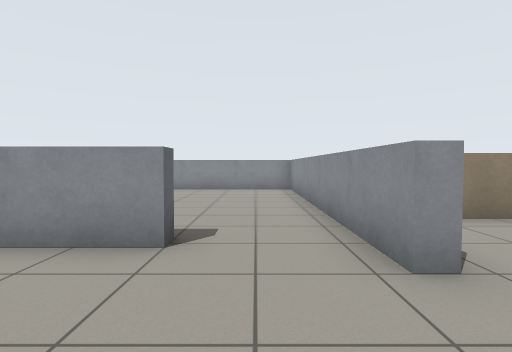
view 1 (above)

24 first-person views from a walk through a robot-simulator world made for Gazebo. The camera is 0.9 m above the floor, tilts 2° down and sees 80° across. Floor lines are 1 m apart. The floor is counted in squares, 1 m on a side. Each view is taken from the middle of a square. On the plan, view 1 faces up. The plan holds only what a view shows up to about 11 squares ahead; the rest is blank.

view 2
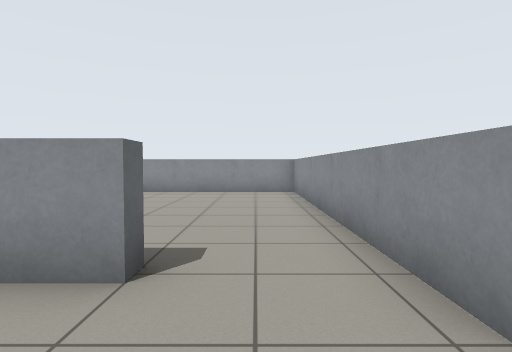

view 3
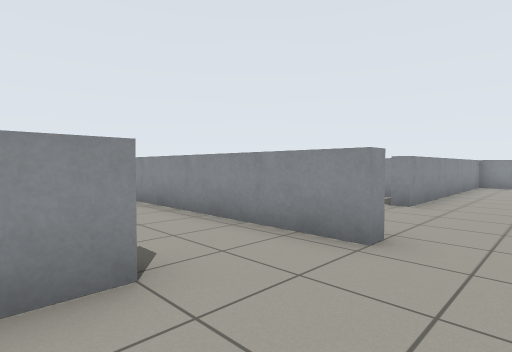

view 4
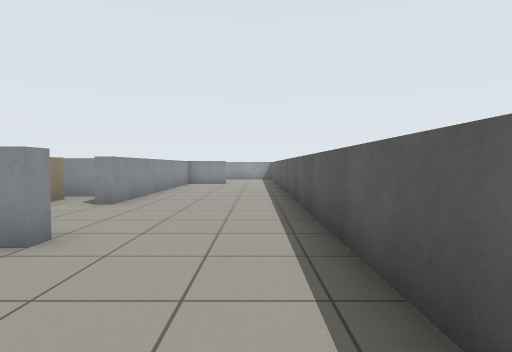

view 5
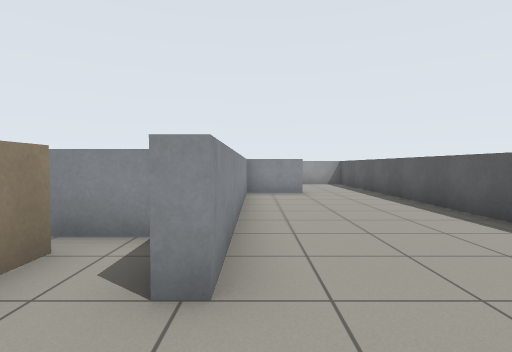

view 6
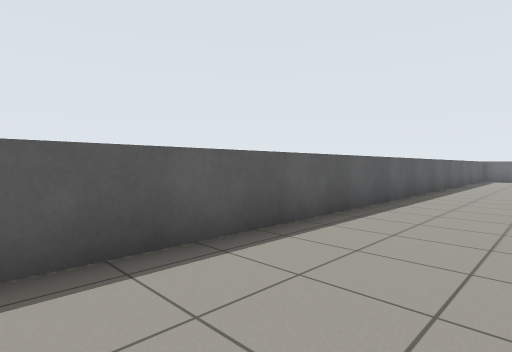

view 7
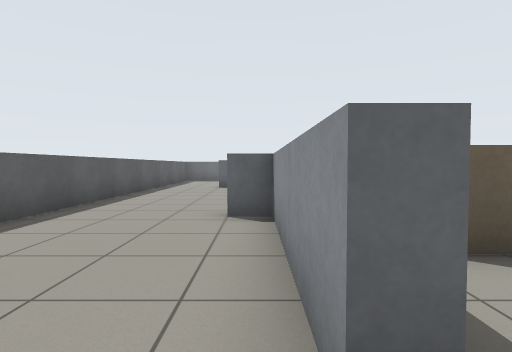

view 8
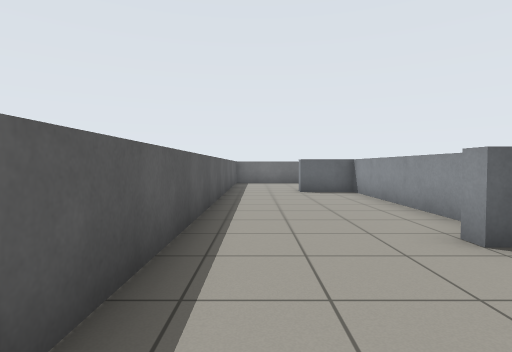

view 9
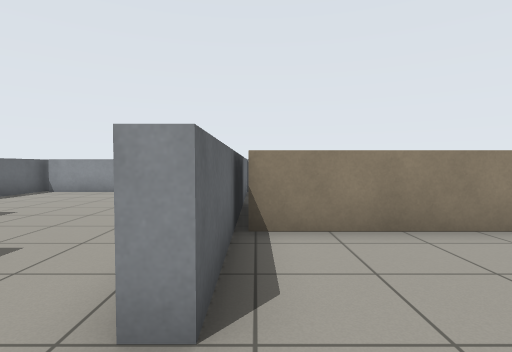

view 10
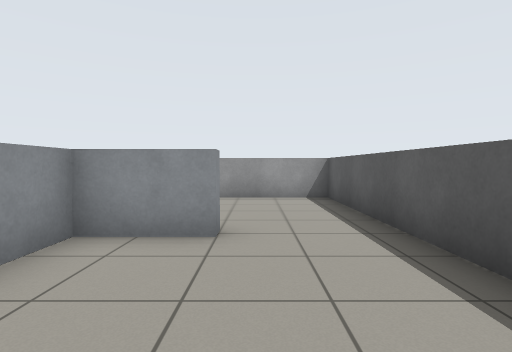

view 11
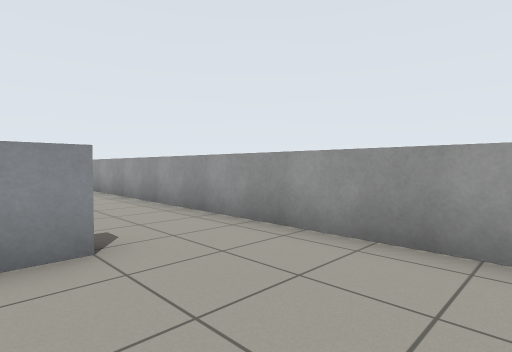

view 12
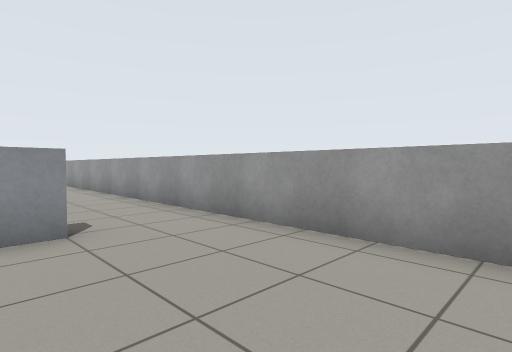

view 13
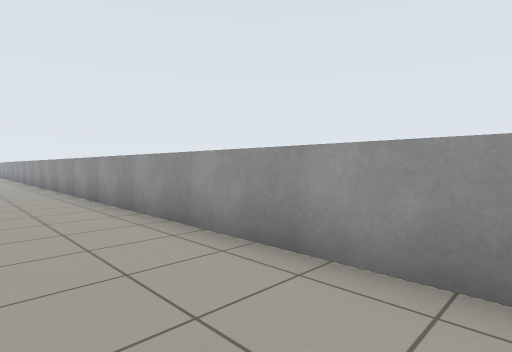

view 14
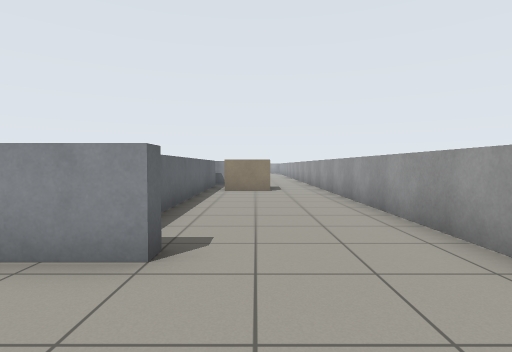

view 15
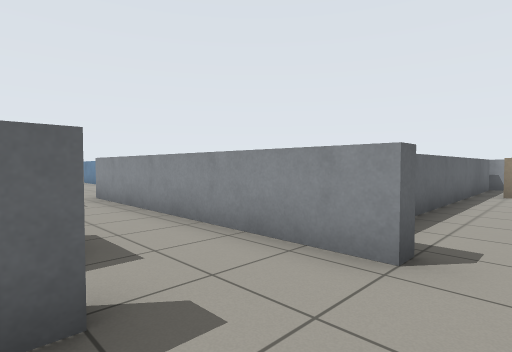

view 16
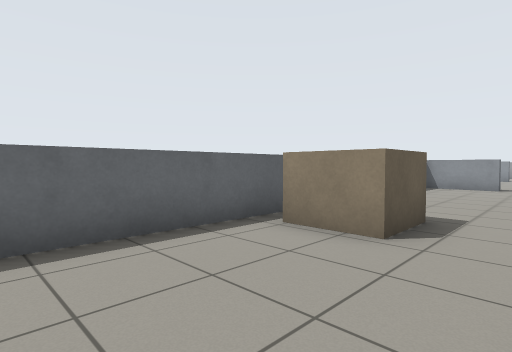

view 17
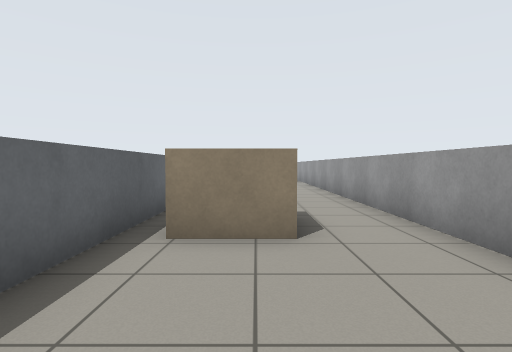

view 18
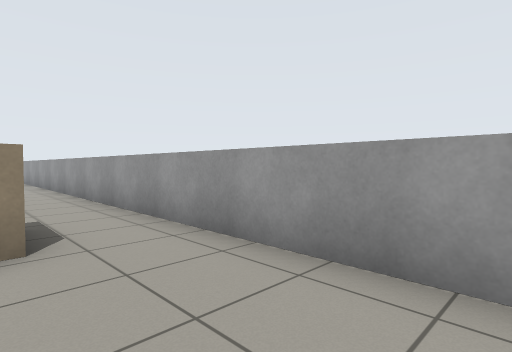

view 19
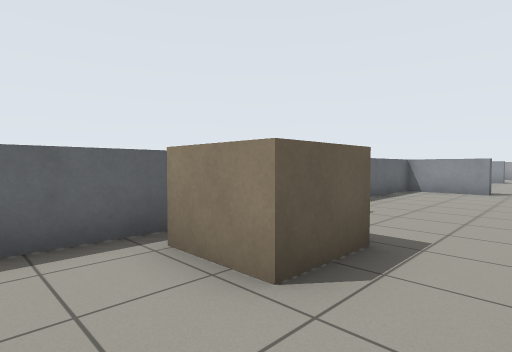

view 20
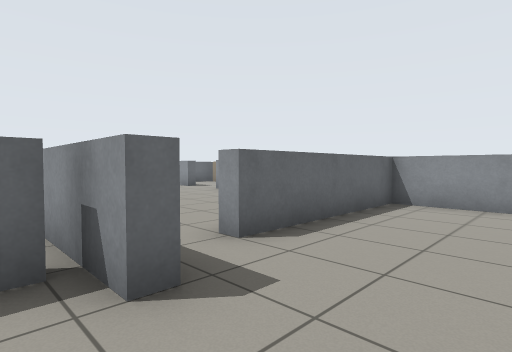

view 21
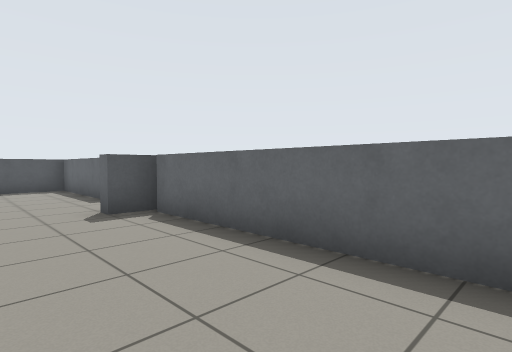

view 22
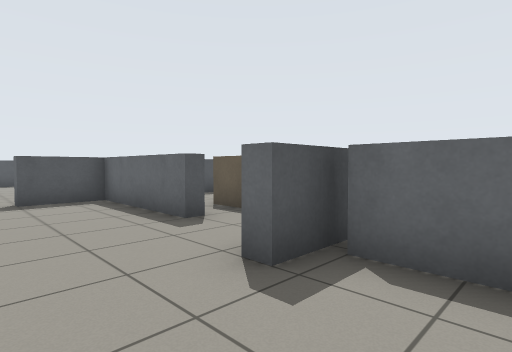

view 23
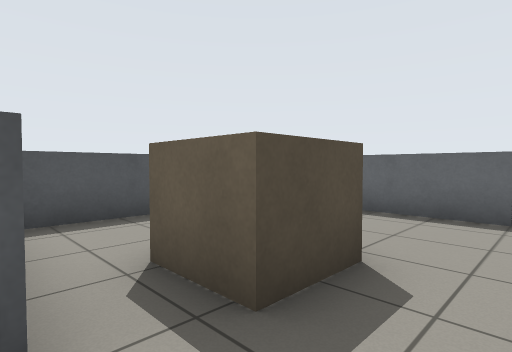

view 24
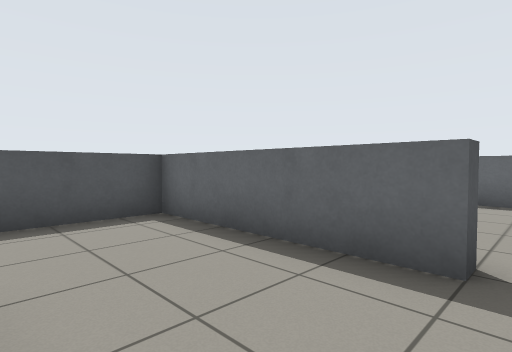

### Floor plan
Key: @ floor where view 1 was taken; # wall or solid block; . floor; B brown box; O other object.
Columns run from 13 left of view 1 to 18 right of it. Each row starts with its distance up from view 1.
 37                             ..
 36                           ###.
 35                           #....#
 34                     ..    #....#
 33                     ....  #....#
 32                       ... #....#
 31                         ..#....#
 30                          ......#
 29                         ###....#
 28                           #....#
 27                           #OO..#
 26                           #OO..#
 25                           #....#
 24                           #....#
 23                           #....#
 22                           #....#
 21                           #....#
 20                           #....#
 19                           #....#
 18                   .########....#
 17                   .............#
 16                #....#..........#
 15                     #...O.#....#
 14                     #.....#....#
 13                     #.....#....#
 12         ########    #.....##...#
 11         #......#    #######....#
 10         #......#           ....#
  9          ......#           ....#
  8          ......B            ...#
  7           .....B           ....#
  6          OO....B    #       ...#
  5          OO....BBBBB#       ...#
  4  ###### ####...#..##########...#
  3  #......#......#..........#....#
  2  #........................#....#
  1 ...............................#
  0 .............@.................#
 -1 ################################

Where each view was taken, in squares from view 1:
view 1: 0 up, 0 right, facing up
view 2: 1 up, 0 right, facing up
view 3: 1 up, 2 left, facing up-right
view 4: 0 up, 2 left, facing right
view 5: 3 up, 3 right, facing right
view 6: 2 up, 3 right, facing down-left
view 7: 3 up, 0 right, facing left
view 8: 0 up, 2 left, facing left
view 9: 1 up, 2 right, facing up
view 10: 1 up, 9 right, facing right
view 11: 0 up, 14 right, facing up-right
view 12: 7 up, 14 right, facing up-right
view 13: 11 up, 15 right, facing up-right
view 14: 15 up, 15 right, facing up
view 15: 15 up, 15 right, facing up-left
view 16: 22 up, 17 right, facing up-left
view 17: 22 up, 15 right, facing up
view 18: 22 up, 15 right, facing up-right
view 19: 24 up, 17 right, facing up-left
view 20: 28 up, 16 right, facing up-left
view 21: 24 up, 16 right, facing down-left
view 22: 20 up, 16 right, facing down-left
view 23: 17 up, 13 right, facing down-left
view 24: 17 up, 10 right, facing down-left
